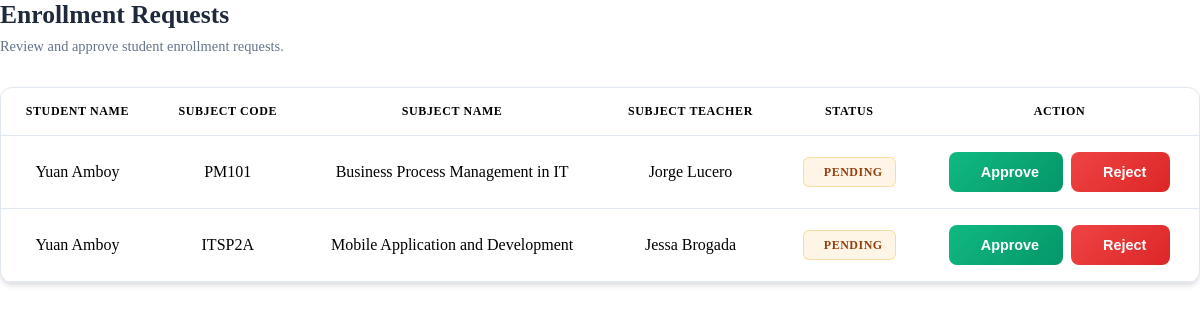
The page /registrar/pending_enrollments.php (signed in) on the database its author committed.
### tables this page shows
CREATE TABLE `enrollment_requests` (
  `request_id` int(11) NOT NULL,
  `student_id` int(11) NOT NULL,
  `subject_id` int(11) NOT NULL,
  `status` enum('Pending','Approved','Rejected') DEFAULT 'Pending',
  `request_date` timestamp NOT NULL DEFAULT current_timestamp(),
  `decision_date` timestamp NULL DEFAULT NULL,
  `registrar_id` int(11) DEFAULT NULL,
  `decision_notes` text DEFAULT NULL
);

CREATE TABLE `users` (
  `user_id` int(11) NOT NULL,
  `full_name` varchar(100) NOT NULL,
  `program` varchar(100) DEFAULT NULL,
  `section` varchar(50) DEFAULT NULL,
  `year_level` tinyint(4) DEFAULT NULL,
  `email` varchar(100) NOT NULL,
  `password_hash` varchar(255) NOT NULL,
  `role_id` int(11) NOT NULL,
  `created_at` timestamp NOT NULL DEFAULT current_timestamp(),
  `is_active` tinyint(1) DEFAULT 1
);

CREATE TABLE `subjects` (
  `subject_id` int(11) NOT NULL,
  `subject_code` varchar(20) NOT NULL,
  `subject_name` varchar(100) NOT NULL,
  `faculty_id` int(11) NOT NULL
);

### registrar/pending_enrollments.php (the view, shortened to what this page needs)
<?php
require_once __DIR__ . '/../config/db.php';
$er_q = "
SELECT er.request_id, er.student_id, er.subject_id, u.full_name AS student_name, s.subject_code, s.subject_name, uf.full_name AS teacher_name, er.request_date, er.status
FROM enrollment_requests er
JOIN users u ON er.student_id = u.user_id
JOIN subjects s ON er.subject_id = s.subject_id
LEFT JOIN users uf ON s.faculty_id = uf.user_id
WHERE er.status = 'Pending'
ORDER BY er.request_date DESC
";
$er_result = $conn->query($er_q);
?>
<div>
    <div class="page-header">
        <h2>Enrollment Requests</h2>
        <p>Review and approve student enrollment requests.</p>
    </div>
    <div class="content-section">
        <div class="table-card">
            <div class="table-wrap">
                <table class="enrollments-table">
                    <thead>
                        <tr>
                            <th>Student Name</th>
                            <th>Subject Code</th>
                            <th>Subject Name</th>
                            <th>Subject Teacher</th>
                            <th>Status</th>
                            <th>Action</th>
                        </tr>
                    </thead>
                    <tbody>
                        <?php if ($er_result && $er_result->num_rows > 0): ?>
                            <?php while ($row = $er_result->fetch_assoc()): ?>
                                <tr>
                                    <td class="student-cell"><?= htmlspecialchars($row['student_name'], ENT_QUOTES) ?></td>
                                    <td class="subject-cell"><?= htmlspecialchars($row['subject_code'], ENT_QUOTES) ?></td>
                                    <td class="subject-cell"><?= htmlspecialchars($row['subject_name'], ENT_QUOTES) ?></td>
                                    <td class="subject-cell"><?= htmlspecialchars($row['teacher_name'] ?? '-', ENT_QUOTES) ?></td>
                                    <td>
                                        <span class="status-badge">
                                            <?= htmlspecialchars($row['status'], ENT_QUOTES) ?>
                                        </span>
                                    </td>
                                    <td>
                                        <div class="action-buttons">
                                            <form method="post" style="display: inline;">
                                                <button type="submit" name="approve_enrollment" value="1" class="action-btn btn-approve">
                                                    Approve
                                                </button>
                                            </form>
                                            <form method="post" style="display: inline;">
                                                <button type="submit" name="reject_enrollment" value="1" class="action-btn btn-reject">
                                                    Reject
                                                </button>
                                            </form>
                                        </div>
                                    </td>
                                </tr>
                            <?php endwhile; ?>
                        <?php endif; ?>
                    </tbody>
                </table>
            </div>
        </div>
    </div>
</div>

### registrar/pending_enrollments.php (style rules this page uses)
* { margin: 0; padding: 0; }
.page-header { margin-bottom: 2rem; }
.page-header h2 { font-size: 1.6rem; font-weight: 700; color: var(--text-primary); margin-bottom: 0.5rem; margin-top: 0; }
.page-header p { color: var(--text-secondary); font-size: 0.9rem; margin: 0; }
.content-section { margin-bottom: 3rem; }
.table-card { background: var(--surface); border: 1px solid var(--border); border-radius: var(--radius); box-shadow: var(--shadow); margin-bottom: 2rem; overflow: hidden; transition: var(--transition); }
.table-wrap { overflow-x: auto; }
.enrollments-table { width: 100%; border-collapse: collapse; }
.enrollments-table thead { background: var(--bg); border-bottom: 1px solid var(--border); }
.enrollments-table th { padding: 1rem 1.25rem; text-align: center; font-weight: 700; color: var(--text-400); font-size: 0.75rem; text-transform: uppercase; letter-spacing: 0.05em; }
.enrollments-table tbody tr { border-bottom: 1px solid var(--border); transition: var(--transition); }
.enrollments-table td { padding: 1rem 1.25rem; vertical-align: middle; color: black; text-align: center; }
.student-cell { color: var(--text-primary); }
.subject-cell { color: var(--text-secondary); }
.status-badge { display: inline-flex; align-items: center; gap: 0.5rem; padding: 0.4rem 0.75rem; border-radius: 6px; font-size: 0.75rem; font-weight: 700; text-transform: uppercase; letter-spacing: 0.5px; background: rgba(245, 158, 11, 0.1); color: #92400e; border: 1px solid rgba(245, 158, 11, 0.3); }
.action-buttons { display: flex; gap: 0.5rem; align-items: center; justify-content: center; }
.action-btn { padding: 0.75rem 1.5rem; border: none; border-radius: 8px; font-size: 0.9rem; font-weight: 600; cursor: pointer; transition: var(--transition); display: flex; align-items: center; gap: 0.5rem; text-decoration: none; }
.btn-approve { background: linear-gradient(135deg, var(--secondary), #059669); color: white; }
.btn-reject { background: linear-gradient(135deg, var(--danger), #dc2626); color: white; }

### rows shown on the page
enrollment_requests: student.full_name "Yuan Amboy", subject.subject_code "PM101", subject.subject_name "Business Process Management in IT", users.full_name "Jorge Lucero", status "PENDING"
enrollment_requests: student.full_name "Yuan Amboy", subject.subject_code "ITSP2A", subject.subject_name "Mobile Application and Development", users.full_name "Jessa Brogada", status "PENDING"
